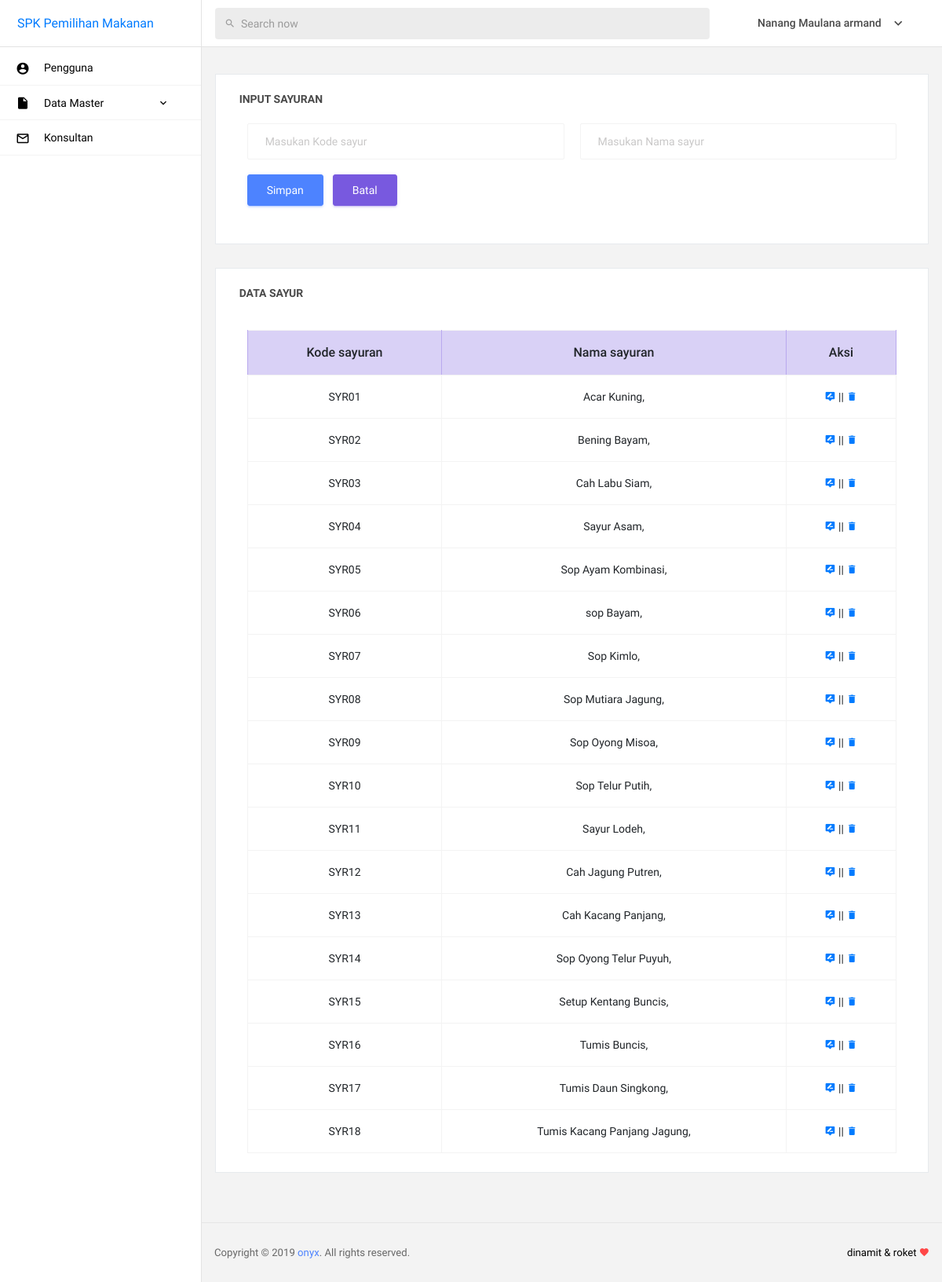
The app's page /admin/home.php?page=sayuran (signed in) with its own data.
### tables this page shows
CREATE TABLE `tb_pengguna` (
  `id` int(11) NOT NULL AUTO_INCREMENT,
  `username` varchar(30) NOT NULL,
  `password` varchar(50) NOT NULL,
  `nama` varchar(32) NOT NULL,
  `level` varchar(10) NOT NULL,
  PRIMARY KEY (`id`)
);

CREATE TABLE `tb_sayur` (
  `kode_sayur` varchar(20) NOT NULL,
  `nama_sayur` varchar(100) DEFAULT NULL,
  PRIMARY KEY (`kode_sayur`)
);

### admin/form/content/sayuran.php (the view, shortened to what this page needs)
<div class="main-panel">
  <div class="content-wrapper">
    <div class="row">
      <div class="col-12 grid-margin stretch-card">
        <div class="card">
          <div class="card-body">
            <h4 class="card-title">Input Sayuran</h4>
            <form action="form/include/proses.php?action=sayuran" method="POST" class="form-horizontal">
              <div class="col-md-12">
                <div class="row">
                  <div class="col-md-6">
                    <input type="text" name="kode_sayur" class="form-control kode_sayur" placeholder="Masukan Kode sayur">
                  </div>
                  <div class="col-md-6">
                    <input type="text" name="nama_sayur" class="form-control nama_sayur" placeholder="Masukan Nama sayur">
                  </div>
                </div>
              </div>
              <br>
              <div class="col-md-12">
                <div class="form-group">
                  <input name="submit" type="submit" class="btn btn-primary mr-2 action" value="Simpan">
                  <input type="reset" value="Batal" class="btn btn-info reset" onclick="batal()" />
                </div>
              </div>
            </form>
          </div>
        </div>
      </div>
      <div class="col-12 grid-margin stretch-card">
        <div class="card">
          <div class="card-body">
            <h4 class="card-title">Data sayur</h4>
            <div class="col-md-12">
              <div class="table-responsive pt-3">
                <table class="table table-bordered">
                  <thead>
                    <tr class="table-info">
                      <th style="text-align: center;">Kode sayuran</th>
                      <th style="text-align: center;">Nama sayuran</th>
                      <th style="text-align: center;">Aksi</th>
                    </tr>
                  </thead>
                  <tbody>
                    <?php
                    $sayur= mysql_query ('
                      SELECT
                        *
                      FROM
                      tb_sayur
                      ORDER BY
                      kode_sayur
                      ') ;
                      while ($s = mysql_fetch_array ($sayur)){ ?>
                        <tr>
                          <td style="text-align: center;"><?=$s['kode_sayur']?></td>
                          <td style="text-align: center;"><?=$s['nama_sayur']?></td>
                          <td style="text-align: center;">
                            <a href="javascript:;" onclick="edit('<?=$s['kode_sayur']?>','<?=$s['nama_sayur']?>');">
                              <i class="mdi mdi-tooltip-edit btn-icon-prepend">
                              </i>
                            </a>
                            ||
                            <a href="javascript:;">
                              <i class="mdi mdi-delete btn-icon-prepend" onclick="del('<?=$s['kode_sayur']?>');">
                              </i>
                            </a>
                          </td>
                        </tr>
                      <?php } ?>
                    </tbody>
                  </table>
                </div>
              </div>
            </div>
          </div>
        </div>
      </div>
    </div>

### admin/form/pages/header.php (shortened to what this page needs)
<!DOCTYPE html>
<html lang="en">
  <?php
   if(@$_SESSION['admin']) {
    $userlogin = @$_SESSION['admin'];
  } else {
   header("location: ../login.php");
 }
 $sql = mysql_query("SELECT * FROM tb_pengguna where id = '$userlogin'") or die(mysql_error());
 $data = mysql_fetch_array($sql);
 ?>
 <head>
  <link rel="stylesheet" href="assets/vendors/mdi/css/materialdesignicons.min.css">
  <link rel="stylesheet" href="assets/vendors/base/vendor.bundle.base.css">
  <link rel="stylesheet" href="assets/vendors/datatables.net-bs4/dataTables.bootstrap4.css">
  <link rel="stylesheet" href="assets/css/style.css">
  <link rel="stylesheet" href="https://ajax.googleapis.com/ajax/libs/jqueryui/1.12.1/themes/smoothness/jquery-ui.css">
  <link rel="stylesheet" href="https://cdnjs.cloudflare.com/ajax/libs/chosen/1.8.7/chosen.min.css">
</head>
<body>
  <div class="container-scroller">
    <nav class="navbar col-lg-12 col-12 p-0 fixed-top d-flex flex-row">
      <div class="navbar-brand-wrapper d-flex justify-content-center">
        <div class="navbar-brand-inner-wrapper d-flex justify-content-between align-items-center w-100">
          <a href="home.php?page=pengguna-data">SPK Pemilihan Makanan</a>
        </div>
      </div>
      <div class="navbar-menu-wrapper d-flex align-items-center justify-content-end">
        <ul class="navbar-nav mr-lg-4 w-100">
          <li class="nav-item nav-search d-none d-lg-block w-100">
            <div class="input-group">
              <div class="input-group-prepend">
                <span class="input-group-text" id="search">
                  <i class="mdi mdi-magnify"></i>
                </span>
              </div>
              <input type="text" class="form-control" placeholder="Search now" aria-label="search" aria-describedby="search">
            </div>
          </li>
        </ul>
        <ul class="navbar-nav navbar-nav-right">
          <li class="nav-item nav-profile dropdown">
            <a class="nav-link dropdown-toggle" href="#" data-toggle="dropdown" id="profileDropdown">
              <span class="nav-profile-name"><?php echo $data['nama']?></span>
            </a>
          </li>
        </ul>
      </div>
    </nav>

### records on screen
tb_pengguna: nama "Nanang Maulana armand"
tb_sayur: kode_sayur "SYR01", nama_sayur "Acar Kuning,"
tb_sayur: kode_sayur "SYR02", nama_sayur "Bening Bayam,"
tb_sayur: kode_sayur "SYR03", nama_sayur "Cah Labu Siam,"
tb_sayur: kode_sayur "SYR04", nama_sayur "Sayur Asam,"
tb_sayur: kode_sayur "SYR05", nama_sayur "Sop Ayam Kombinasi,"
tb_sayur: kode_sayur "SYR06", nama_sayur "sop Bayam,"
tb_sayur: kode_sayur "SYR07", nama_sayur "Sop Kimlo,"
tb_sayur: kode_sayur "SYR08", nama_sayur "Sop Mutiara Jagung,"
tb_sayur: kode_sayur "SYR09", nama_sayur "Sop Oyong Misoa,"
tb_sayur: kode_sayur "SYR10", nama_sayur "Sop Telur Putih,"
tb_sayur: kode_sayur "SYR11", nama_sayur "Sayur Lodeh,"
tb_sayur: kode_sayur "SYR12", nama_sayur "Cah Jagung Putren,"
tb_sayur: kode_sayur "SYR13", nama_sayur "Cah Kacang Panjang,"
tb_sayur: kode_sayur "SYR14", nama_sayur "Sop Oyong Telur Puyuh,"
tb_sayur: kode_sayur "SYR15", nama_sayur "Setup Kentang Buncis,"
tb_sayur: kode_sayur "SYR16", nama_sayur "Tumis Buncis,"
tb_sayur: kode_sayur "SYR17", nama_sayur "Tumis Daun Singkong,"
tb_sayur: kode_sayur "SYR18", nama_sayur "Tumis Kacang Panjang Jagung,"
